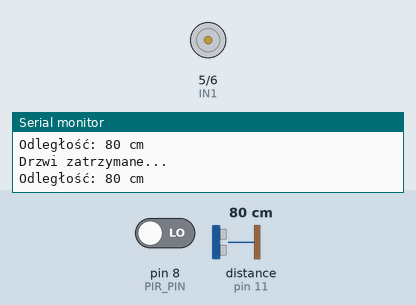
Recording of a sketch running on a simulated Arduino Uno, built with avr-gcc and run on an emulated ATmega328P. Parts: motor-driver pin pairs drawn as motors (green arrow = first pin HIGH = forward, orange = second pin HIGH = backward, longer = more drive), the last lines printed to the serial monitor. The inputs (shaded band) are chosen by the test bench; at power-on: pin 8 (PIR_PIN) LOW, distance to the obstacle (sensor on pin 11) 80 cm.

Above: at 1.2 s.
1.3 s: pin 8 (PIR_PIN) driven HIGH
At 1.9 s:
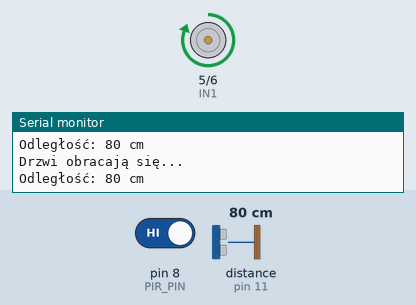
2.8 s: distance to the obstacle (sensor on pin 11) set to 23 cm
4.3 s: distance to the obstacle (sensor on pin 11) set to 18 cm
At 4.7 s:
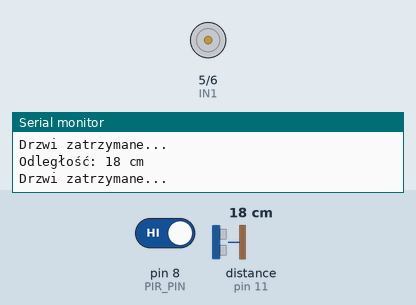
5.8 s: distance to the obstacle (sensor on pin 11) set to 35 cm
At 6.9 s:
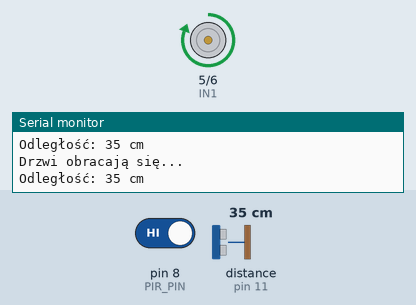
7.3 s: distance to the obstacle (sensor on pin 11) set to 2 cm
At 8.5 s:
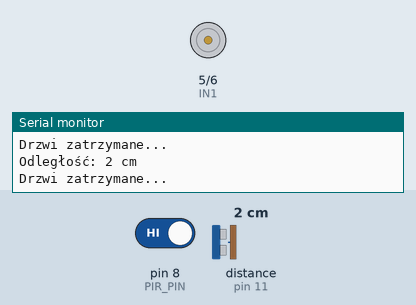
Timing chart, 0 to 9.8 s (numbered marks = the images above; inputs shaded):
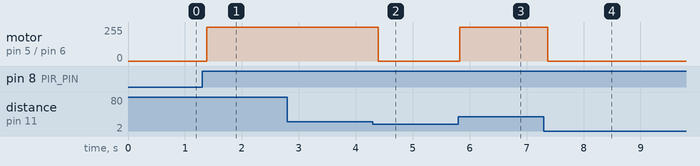

Measured:
- the behaviour switches between 21 and 20 cm on distance to the obstacle (sensor on pin 11) (found by bisection; images 1 and 2)
- after the input at 1.3 s, motor on pin 5 (IN1) / pin 6 (IN2): stopped → forward 255/255 after 0.08 s
- after the input at 4.3 s, motor on pin 5 (IN1) / pin 6 (IN2): forward 255/255 → stopped after 0.09 s
- after the input at 5.8 s, motor on pin 5 (IN1) / pin 6 (IN2): stopped → forward 255/255 at once
- after the input at 7.3 s, motor on pin 5 (IN1) / pin 6 (IN2): forward 255/255 → stopped after 0.07 s

The sketch:

ProjektArduino.ino
```cpp
#include <HCSR04.h>

#define PIR_PIN 8
#define IN1 5
#define IN2 6


HCSR04 hc(10, 11);

void setup() {
  Serial.begin(9600);
  pinMode(PIR_PIN, INPUT);
  pinMode(IN1, OUTPUT);
  pinMode(IN2, OUTPUT);
  digitalWrite(IN2, LOW);
}

void loop() {
  long distance = hc.dist();
  int ruch = digitalRead(PIR_PIN);


  if (ruch == HIGH && distance > 20) {
    digitalWrite(IN1, HIGH);

    Serial.println("Drzwi obracają się...");
  }
  else {
    digitalWrite(IN1, LOW);
    Serial.println("Drzwi zatrzymane...");
  }


  Serial.print("Odległość: ");
  Serial.print(distance);
  Serial.println(" cm");

  delay(100);
}
```
